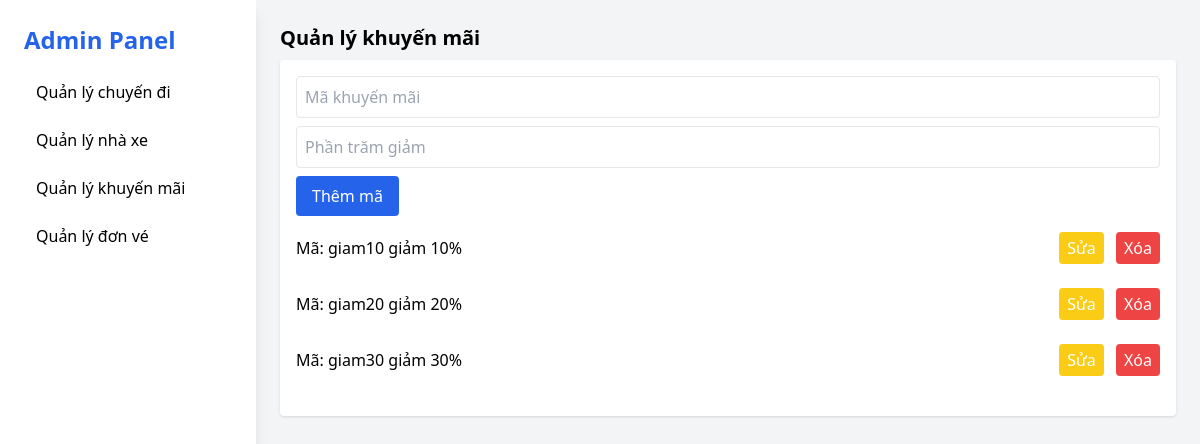
The page /pages/qlkhuyenmai.php on the database its author committed.
### tables this page shows
CREATE TABLE `voucher` (
  `id_voucher` int(11) NOT NULL,
  `code` varchar(100) DEFAULT NULL,
  `discount_value` varchar(20) DEFAULT NULL
);

### user.php (called while the page is built, shortened)
<?php
include('connect.php');
            class data_voucher
        {
        public function select_voucher()
            {
                global $conn;
                $sql="select * from voucher";
                $run= mysqli_query($conn,$sql);
                return $run;
            }
        }
?>

### pages/qlkhuyenmai.php (the view, shortened to what this page needs)
<!DOCTYPE html>
<html lang="vi">
<head>
  <script src="https://cdn.tailwindcss.com"></script>
</head>
<body class="bg-gray-100 font-sans">
  <div class="flex min-h-screen">
    <aside class="w-64 bg-white shadow-lg p-6 space-y-4">
      <h2 class="text-2xl font-bold text-blue-600 mb-4"><a href="quantri.php">Admin Panel</a></h2>
      <nav class="space-y-2">
        <a href="qlchuyendi.php" class="block py-2 px-3 rounded hover:bg-blue-100">Quản lý chuyến đi</a>
        <a href="qlnhaxe.php" class="block py-2 px-3 rounded hover:bg-blue-100">Quản lý nhà xe</a>
        <a href="qlkhuyenmai.php" class="block py-2 px-3 rounded hover:bg-blue-100">Quản lý khuyến mãi</a>
        <a href="qldonve.php" class="block py-2 px-3 rounded hover:bg-blue-100">Quản lý đơn vé</a>
      </nav>
    </aside>
    <main class="flex-1 p-6 space-y-10">
      <section id="khuyen-mai">
        <h3 class="text-xl font-semibold mb-2">Quản lý khuyến mãi</h3>
        <div class="bg-white p-4 rounded shadow">
          <form class="space-y-2 mb-4" method="POST">
            <input type="text" placeholder="Mã khuyến mãi" class="w-full border p-2 rounded" name="code">
            <input type="text" placeholder="Phần trăm giảm" class="w-full border p-2 rounded" name="discount_value">
            <input type="submit" class="bg-blue-600 text-white px-4 py-2 rounded" name="themvoucher" value="Thêm mã">
            <?php
                  include('../user.php');
                  $get_data=new data_voucher();
                  $selectvoucher=$get_data->select_voucher();
            ?>
          <?php
            foreach($selectvoucher as $se_pro)
            {
              ?>
                <ul class="divide-y">
                  <li class="py-2 flex justify-between items-center">
                    <span>Mã: <?php echo $se_pro['code']?> giảm <?php echo $se_pro['discount_value']?>%</span>
                    <div class="space-x-2">
                    <button class="bg-yellow-400 px-2 py-1 rounded text-white">
                      <a href="updatevoucher.php?up=<?php echo $se_pro['id_voucher']?>">Sửa</a>
                    </button>
                    <button class="bg-red-500 px-2 py-1 rounded text-white">
                      <a href="deletevoucher.php?del=<?php echo $se_pro['id_voucher']?>" onClick="if(confirm('Bạn có chắc chắn muốn xóa')) return true; else return false;">Xóa</a>
                    </button>
                    </div>
                  </li>
                </ul>
              <?php } ?>
          </form>
        </div>
      </section>
    </main>
  </div>
</body>
</html>

### rows shown on the page
voucher: code "giam10", discount_value "10"
voucher: code "giam20", discount_value "20"
voucher: code "giam30", discount_value "30"
